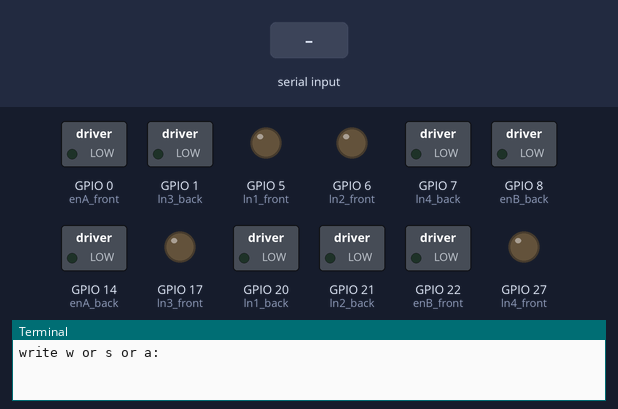
Bench run of a program on a simulated Raspberry Pi (BCM pin numbers). On the bench: switched loads named in the program (green lamp = pin HIGH), output pins drawn as LEDs (lit = HIGH), the last lines printed to the terminal. The inputs (shaded band) are chosen by the test bench. Pins used as bus, display or sensor lines are not drawn.

Above: at 1.2 s.
1.3 s: "w" typed at the terminal, then Enter
At 1.8 s:
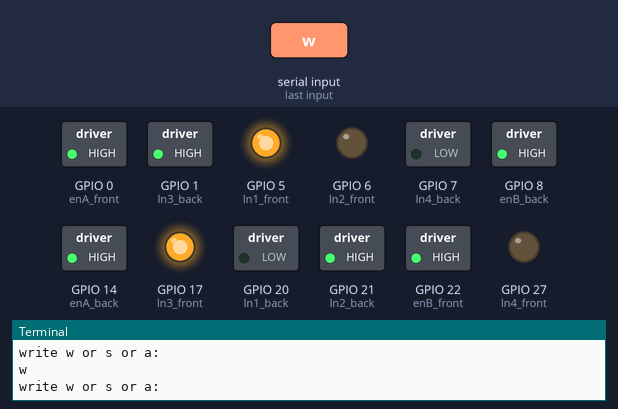
2.8 s: "s" typed at the terminal, then Enter
At 4.0 s:
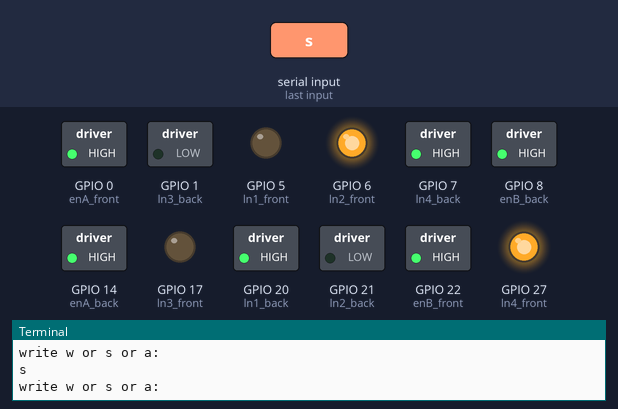
4.3 s: "a" typed at the terminal, then Enter
At 5.3 s:
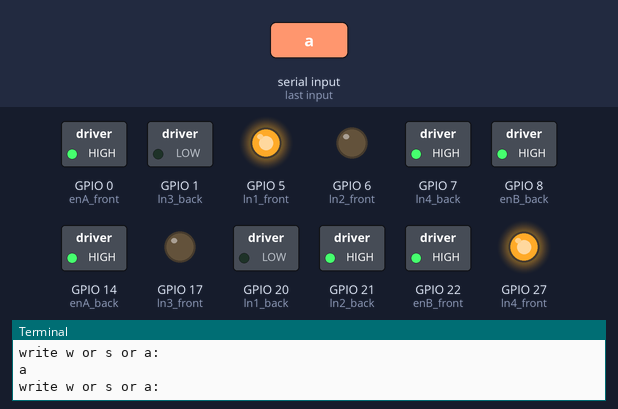
5.8 s: "d" typed at the terminal, then Enter
At 6.4 s:
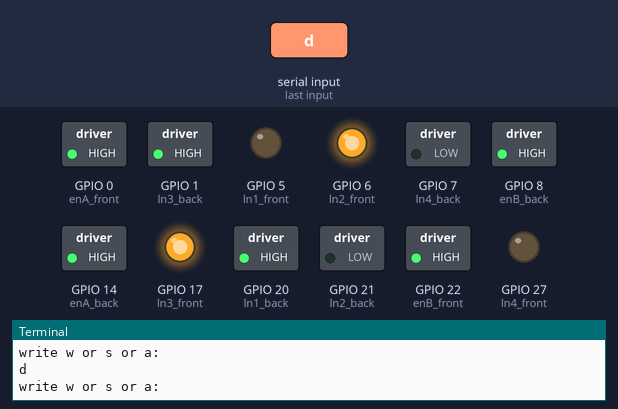
7.3 s: "r" typed at the terminal, then Enter
At 7.6 s:
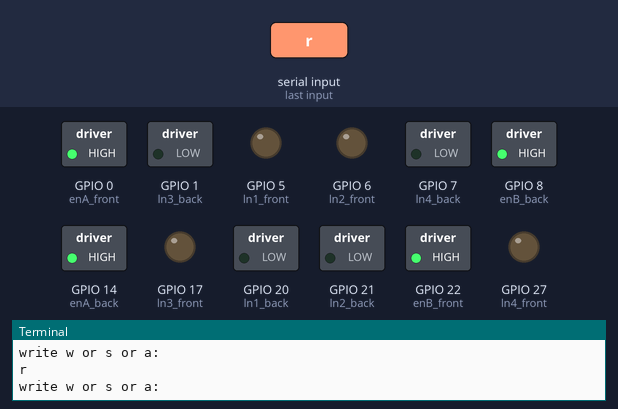
Timing chart, 0 to 9.8 s (numbered marks = the images above; inputs shaded):
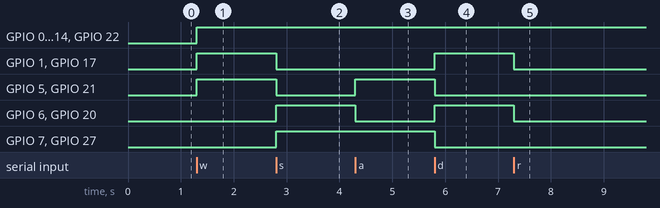

Measured:
- after the input at 1.3 s, GPIO 0 (enA_front), GPIO 1 (ln3_back), GPIO 5 (ln1_front), GPIO 8 (enB_back), GPIO 14 (enA_back), GPIO 17 (ln3_front), GPIO 21 (ln2_back), GPIO 22 (enB_front): LOW → HIGH at once
- after the input at 2.8 s, GPIO 1 (ln3_back), GPIO 5 (ln1_front), GPIO 17 (ln3_front), GPIO 21 (ln2_back): HIGH → LOW at once; GPIO 6 (ln2_front), GPIO 7 (ln4_back), GPIO 20 (ln1_back), GPIO 27 (ln4_front): LOW → HIGH at once
- after the input at 4.3 s, GPIO 5 (ln1_front), GPIO 21 (ln2_back): LOW → HIGH at once; GPIO 6 (ln2_front), GPIO 20 (ln1_back): HIGH → LOW at once
- after the input at 5.8 s, GPIO 1 (ln3_back), GPIO 6 (ln2_front), GPIO 17 (ln3_front), GPIO 20 (ln1_back): LOW → HIGH at once; GPIO 5 (ln1_front), GPIO 7 (ln4_back), GPIO 21 (ln2_back), GPIO 27 (ln4_front): HIGH → LOW at once
- after the input at 7.3 s, GPIO 1 (ln3_back), GPIO 6 (ln2_front), GPIO 17 (ln3_front), GPIO 20 (ln1_back): HIGH → LOW at once

The program:

dc_motor_test.py
```python
import RPi.GPIO as GPIO
import time


#================================================================================
#<<핀 헤더 설정>>
##뒷바퀴##
power_right=26
#오른쪽 뒷바퀴
enA_back=14
ln1_back=20
ln2_back=21
#왼쪽 뒷바퀴
enB_back=8
ln3_back=1
ln4_back=7
#-------------------------
##앞바퀴##
power_left=19
#오른쪽 앞바퀴
enA_front=0
ln1_front=5
ln2_front=6

#왼쪽 앞바퀴
enB_front=22
ln3_front=17
ln4_front=27

#=======================================================================================================
#앞으로가기
def dc_rightback():

    enA_pwm_back.ChangeDutyCycle(100)

    #앞으로가기
    GPIO.output(ln1_back, 0)
    GPIO.output(ln2_back, 1)

    return None

def dc_leftback():

    enB_pwm_back.ChangeDutyCycle(100)

    #앞으로가기
    GPIO.output(ln3_back, 1)
    GPIO.output(ln4_back, 0)

    return None

def dc_leftfront():
    enB_pwm_front.ChangeDutyCycle(100)

    #앞으로가기
    GPIO.output(ln3_front, 1)
    GPIO.output(ln4_front, 0)

    return None

def dc_rightfront():
    enA_pwm_front.ChangeDutyCycle(100)

    #앞으로가기
    GPIO.output(ln1_front, 1)
    GPIO.output(ln2_front, 0)

    return None
#--------------------------------------------
#뒤로가기
def dc_rightback_backup():

    enA_pwm_back.ChangeDutyCycle(100)

    #뒤로가기
    GPIO.output(ln1_back, 1)
    GPIO.output(ln2_back, 0)

    return None

def dc_leftback_backup():

    enB_pwm_back.ChangeDutyCycle(100)

    #뒤로가기
    GPIO.output(ln3_back, 0)
    GPIO.output(ln4_back, 1)

    return None

def dc_leftfront_backup():
    enB_pwm_front.ChangeDutyCycle(100)

    #뒤로가기
    GPIO.output(ln3_front, 0)
    GPIO.output(ln4_front, 1)

    return None

def dc_rightfront_backup():
    enA_pwm_front.ChangeDutyCycle(100)

    #뒤로가기
    GPIO.output(ln1_front, 0)
    GPIO.output(ln2_front, 1)

    return None

#정지하기
def dc_stop():
    GPIO.output(ln1_front, 0)
    GPIO.output(ln2_front, 0)
    GPIO.output(ln3_front, 0)
    GPIO.output(ln4_front, 0)
    GPIO.output(ln1_back, 0)
    GPIO.output(ln2_back, 0)
    GPIO.output(ln3_back, 0)
    GPIO.output(ln4_back, 0)

#==================================================================================
GPIO.setmode(GPIO.BCM)
GPIO.setwarnings(False)

GPIO.setup(enA_back, GPIO.OUT)
GPIO.setup(ln1_back, GPIO.OUT)
GPIO.setup(ln2_back, GPIO.OUT)
GPIO.setup(ln3_back, GPIO.OUT)
GPIO.setup(ln4_back, GPIO.OUT)
GPIO.setup(enB_back, GPIO.OUT)
GPIO.setup(power_right, GPIO.OUT)

GPIO.setup(enA_front, GPIO.OUT)
GPIO.setup(ln1_front, GPIO.OUT)
GPIO.setup(ln2_front, GPIO.OUT)
GPIO.setup(ln3_front, GPIO.OUT)
GPIO.setup(ln4_front, GPIO.OUT)
GPIO.setup(enB_front, GPIO.OUT)
GPIO.setup(power_left, GPIO.OUT)


enA_pwm_back=GPIO.PWM(enA_back, 100)
enA_pwm_back.start(0)

enB_pwm_back=GPIO.PWM(enB_back, 100)
enB_pwm_back.start(0)


enA_pwm_front=GPIO.PWM(enA_front, 100)
enA_pwm_front.start(0)


enB_pwm_front=GPIO.PWM(enB_front, 100)
enB_pwm_front.start(0)
#==============================================main task==============================
while True:
    try:

        GPIO.output(power_right, 1)
        GPIO.output(power_left, 1)

        direction=input("write w or s or a: ")


        if direction=="w":
            dc_rightback()
            dc_leftback()
            dc_leftfront()
            dc_rightfront()

        elif direction=="s":
            dc_rightback_backup()
            dc_leftback_backup()
            dc_leftfront_backup()
            dc_rightfront_backup()

        elif direction=="a":
            dc_leftback_backup()
            dc_leftfront_backup()
            dc_rightfront()
            dc_rightback()

        elif direction=="d":
            dc_leftfront()
            dc_leftback()
            dc_rightfront_backup()
            dc_rightback_backup()

        elif direction=="r":
            dc_stop()

    except:
        print("interrupt!!!!!!!!!")
        GPIO.cleanup()
        #실험결과, cleanup()함수호출을 통해서 pwm종료가 가능하다.
        #enA_pwm_back.stop()
        #enB_pwm_back.stop()
        #enA_pwm_front.stop()
        #enB_pwm_front.stop()
        exit(1)
```
